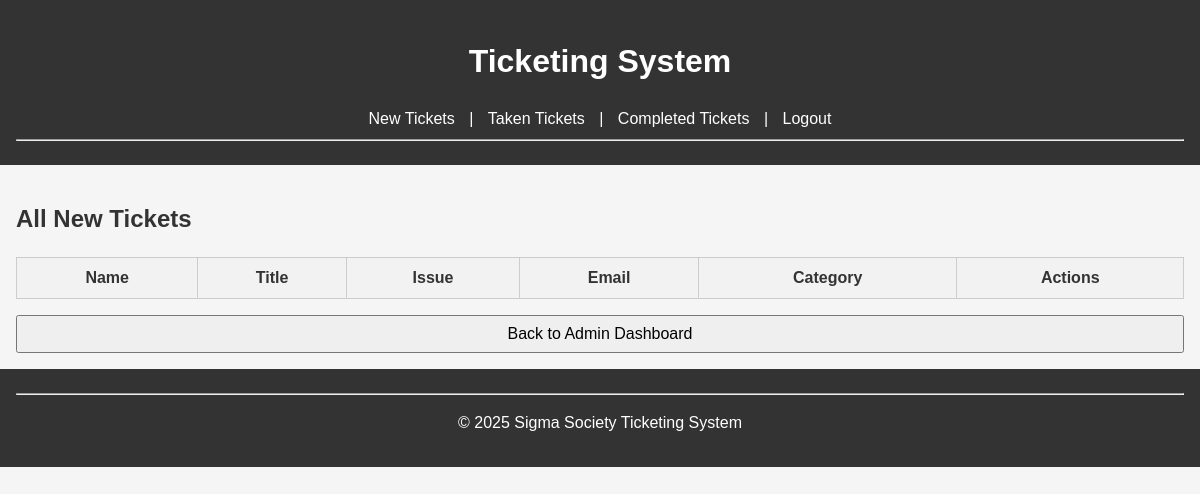
/admin/new_tickets (signed in), run on an earlier commit of the app's database.
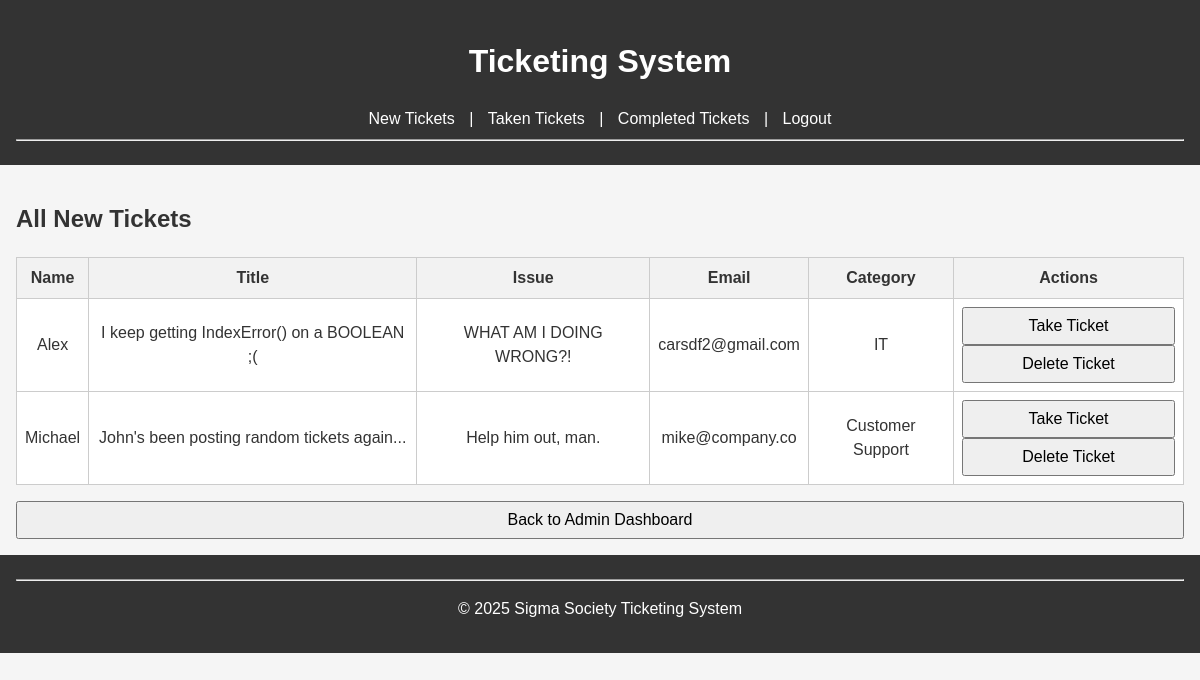
And on a later commit of the database.
### tables this page shows
CREATE TABLE NewTickets (
    id INTEGER PRIMARY KEY AUTOINCREMENT,
    name TEXT NOT NULL,
    ticket_title TEXT NOT NULL,
    ticket_issue TEXT NOT NULL,
    email TEXT NOT NULL,
    is_taken INTEGER DEFAULT 0,
    category_id INTEGER,
    FOREIGN KEY (category_id) REFERENCES Categories(id)
);

CREATE TABLE Categories (
    id INTEGER PRIMARY KEY AUTOINCREMENT,
    name TEXT NOT NULL
);

### app.py (the view)
@app.route('/admin/new_tickets')
def admin_new_tickets():
    if not session.get('admin'):
        return redirect('/admin_login')
    conn = get_db_connection()
    tickets = conn.execute(
        '''SELECT nt.*, c.name as category_name
           FROM NewTickets nt
           LEFT JOIN Categories c ON nt.category_id = c.id'''
    ).fetchall()
    conn.close()
    return render_template('new_tickets.html', tickets=tickets)

### app.py (called while the page is built)
def get_db_connection():
    db = Path(__file__).parent/"tickets.db"
    conn = sqlite3.connect(db)
    conn.row_factory = sqlite3.Row
    return conn

### templates/new_tickets.html
{% extends "base.html" %}
{% block content %}
<h2>All New Tickets</h2>
<table>
    <thead>
        <tr>
            <th>Name</th>
            <th>Title</th>
            <th>Issue</th>
            <th>Email</th>
            <th>Category</th>
            <th>Actions</th>
        </tr>
    </thead>
    <tbody>
        {% for ticket in tickets %}
        <tr>
            <td data-label="Name">{{ ticket.name }}</td>
            <td data-label="Title">{{ ticket.ticket_title }}</td>
            <td data-label="Issue">{{ ticket.ticket_issue }}</td>
            <td data-label="Email">{{ ticket.email }}</td>
            <td data-label="Category">{{ ticket.category_name }}</td>
            <td data-label="Actions">
                <form method="POST" action="/mark_ticket_taken/{{ ticket.id }}" style="display:inline;">
                    <button type="submit">Take Ticket</button>
                </form>
                <form method="POST" action="/delete_ticket/{{ ticket.id }}" style="display:inline;">
                    <button type="submit">Delete Ticket</button>
                </form>
            </td>
        </tr>
        {% endfor %}
    </tbody>
</table>
<div style="margin-top: 1em;">
    <a href="{{ url_for('admin_dashboard') }}"><button>Back to Admin Dashboard</button></a>
</div>
{% endblock %}

What changed in the data, as far as the page shows it:
added NewTickets: name "Alex", ticket_title "I keep getting IndexError() on a BOOLEAN ;(", ticket_issue "WHAT AM I DOING WRONG?!", email "carsdf2@gmail.com", category_name "IT"
added NewTickets: name "Michael", ticket_title "John's been posting random tickets again...", ticket_issue "Help him out, man.", email "mike@company.co", category_name "Customer Support"
